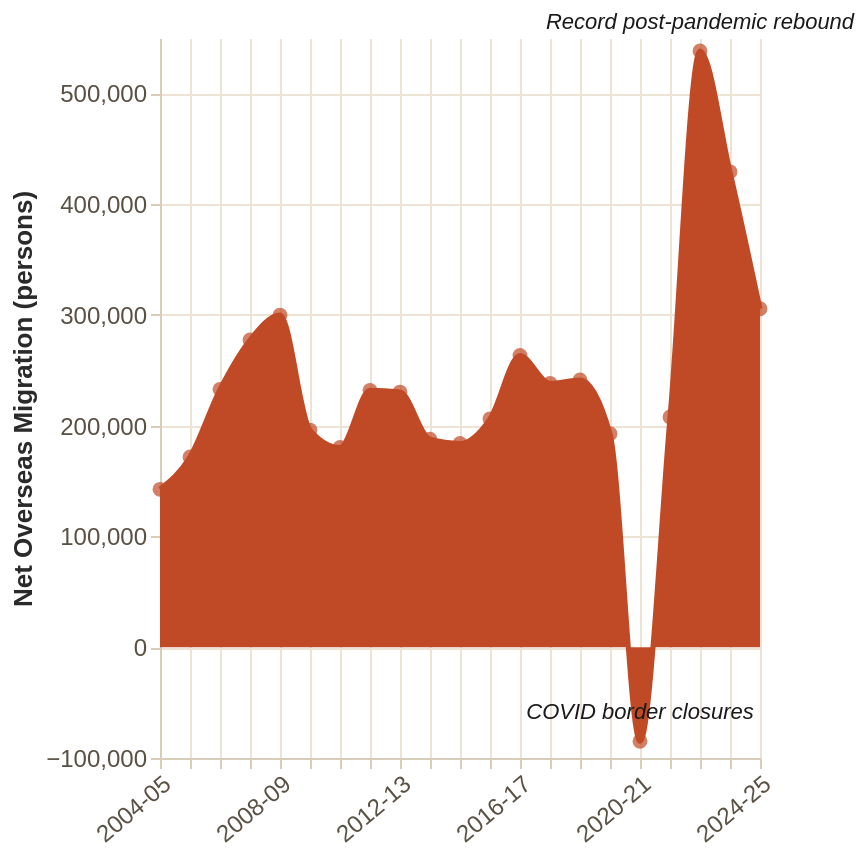

Vega-Lite specification for this chart:
### Vega-Lite specification from a JSON file in a GitHub repository (floating-point values rounded to 4 significant figures)
{"$schema": "https://vega.github.io/schema/vega-lite/v5.json", "description": "Total Net Overseas Migration to Australia, 2004-05 to 2024-25. Hero chart showing the COVID collapse and unprecedented rebound.", "width": "container", "height": 360, "background": "transparent", "config": {"view": {"stroke": null}, "axis": {"labelFont": "Inter Tight, sans-serif", "titleFont": "Inter Tight, sans-serif", "labelFontSize": 12, "titleFontSize": 13, "labelColor": "#5a5145", "titleColor": "#2a2a2a", "grid": true, "gridColor": "#ece3d4", "domainColor": "#d8cdb8", "tickColor": "#d8cdb8"}, "font": "Inter Tight, sans-serif"}, "data": {"values": [{"year": 2004, "value": 142580}, {"year": 2005, "value": 171840}, {"year": 2006, "value": 232800}, {"year": 2007, "value": 277340}, {"year": 2008, "value": 299870}, {"year": 2009, "value": 196060}, {"year": 2010, "value": 180370}, {"year": 2011, "value": 231950}, {"year": 2012, "value": 230330}, {"year": 2013, "value": 187780}, {"year": 2014, "value": 184030}, {"year": 2015, "value": 206230}, {"year": 2016, "value": 263350}, {"year": 2017, "value": 238220}, {"year": 2018, "value": 241340}, {"year": 2019, "value": 192700}, {"year": 2020, "value": -84940}, {"year": 2021, "value": 207910}, {"year": 2022, "value": 538340}, {"year": 2023, "value": 429160}, {"year": 2024, "value": 305570}]}, "transform": [{"calculate": "datum.year + '-' + slice(toString(datum.year + 1), 2, 4)", "as": "fy"}], "encoding": {"x": {"field": "year", "type": "quantitative", "scale": {"domain": [2004, 2024], "nice": false}, "axis": {"orient": "bottom", "title": null, "values": [2004, 2005, 2006, 2007, 2008, 2009, 2010, 2011, 2012, 2013, 2014, 2015, 2016, 2017, 2018, 2019, 2020, 2021, 2022, 2023, 2024], "labelExpr": "datum.value + '-' + slice(toString(datum.value + 1), 2, 4)", "labelAngle": -40}}, "y": {"field": "value", "type": "quantitative", "axis": {"title": "Net Overseas Migration (persons)", "format": ",.0f", "tickCount": 6}}}, "layer": [{"mark": {"type": "area", "interpolate": "monotone", "color": {"x1": 1, "y1": 1, "x2": 1, "y2": 0, "gradient": "linear", "stops": [{"offset": 0, "color": "#c14a26", "opacity": 0.0}, {"offset": 1, "color": "#c14a26", "opacity": 0.25}]}}}, {"mark": {"type": "line", "interpolate": "monotone", "color": "#c14a26", "strokeWidth": 2.5}}, {"mark": {"type": "point", "filled": true, "color": "#c14a26", "size": 55}, "encoding": {"tooltip": [{"field": "fy", "type": "nominal", "title": "Year"}, {"field": "value", "type": "quantitative", "title": "Net migration", "format": ","}]}}, {"data": {"values": [{"year": 2020, "value": -84940, "label": "COVID border closures"}, {"year": 2022, "value": 538340, "label": "Record post-pandemic rebound"}]}, "mark": {"type": "text", "fontStyle": "italic", "fontSize": 11, "color": "#1a1a1a", "dy": -14}, "encoding": {"x": {"field": "year", "type": "quantitative"}, "y": {"field": "value", "type": "quantitative"}, "text": {"field": "label"}}}, {"data": {"values": [{"y": 0}]}, "mark": {"type": "rule", "color": "#8b7e6c", "strokeDash": [3, 3]}, "encoding": {"y": {"field": "y", "type": "quantitative"}}}]}
